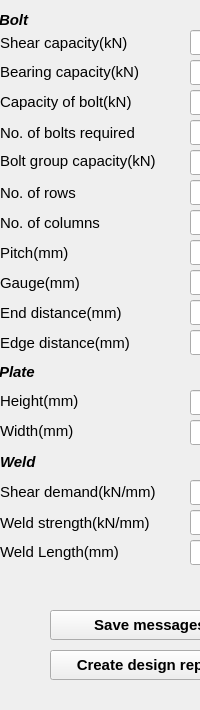
  <widget class="QDockWidget" name="outputDock">
   <property name="sizePolicy">
    <sizepolicy hsizetype="Preferred" vsizetype="Preferred">
     <horstretch>0</horstretch>
     <verstretch>0</verstretch>
    </sizepolicy>
   </property>
   <property name="minimumSize">
    <size>
     <width>125</width>
     <height>710</height>
    </size>
   </property>
   <property name="maximumSize">
    <size>
     <width>310</width>
     <height>710</height>
    </size>
   </property>
   <property name="font">
    <font>
     <family>Arial</family>
     <pointsize>11</pointsize>
     <weight>75</weight>
     <bold>true</bold>
    </font>
   </property>
   <property name="windowTitle">
    <string>Output dock</string>
   </property>
   <attribute name="dockWidgetArea">
    <number>2</number>
   </attribute>
   <widget class="QWidget" name="dockWidgetContents_2">
    <widget class="QLineEdit" name="txtNoBolts">
     <property name="geometry">
      <rect>
       <x>190</x>
       <y>120</y>
       <width>100</width>
       <height>25</height>
      </rect>
     </property>
     <property name="font">
      <font>
       <weight>50</weight>
       <bold>false</bold>
      </font>
     </property>
     <property name="readOnly">
      <bool>true</bool>
     </property>
    </widget>
    <widget class="QLabel" name="t_7">
     <property name="geometry">
      <rect>
       <x>0</x>
       <y>120</y>
       <width>191</width>
       <height>25</height>
      </rect>
     </property>
     <property name="font">
      <font>
       <pointsize>11</pointsize>
       <weight>50</weight>
       <bold>false</bold>
      </font>
     </property>
     <property name="text">
      <string>No. of bolts required</string>
     </property>
    </widget>
    <widget class="QLineEdit" name="txtShrCapacity">
     <property name="geometry">
      <rect>
       <x>190</x>
       <y>30</y>
       <width>100</width>
       <height>25</height>
      </rect>
     </property>
     <property name="font">
      <font>
       <weight>50</weight>
       <bold>false</bold>
      </font>
     </property>
     <property name="text">
      <string/>
     </property>
     <property name="readOnly">
      <bool>true</bool>
     </property>
    </widget>
    <widget class="QLineEdit" name="txtPitch">
     <property name="geometry">
      <rect>
       <x>190</x>
       <y>240</y>
       <width>100</width>
       <height>25</height>
      </rect>
     </property>
     <property name="font">
      <font>
       <weight>50</weight>
       <bold>false</bold>
      </font>
     </property>
     <property name="readOnly">
      <bool>true</bool>
     </property>
    </widget>
    <widget class="QLineEdit" name="txtGuage">
     <property name="geometry">
      <rect>
       <x>190</x>
       <y>270</y>
       <width>100</width>
       <height>25</height>
      </rect>
     </property>
     <property name="font">
      <font>
       <weight>50</weight>
       <bold>false</bold>
      </font>
     </property>
     <property name="readOnly">
      <bool>true</bool>
     </property>
    </widget>
    <widget class="QLineEdit" name="txtBoltCapacity">
     <property name="geometry">
      <rect>
       <x>190</x>
       <y>90</y>
       <width>100</width>
       <height>25</height>
      </rect>
     </property>
     <property name="font">
      <font>
       <weight>50</weight>
       <bold>false</bold>
      </font>
     </property>
     <property name="readOnly">
      <bool>true</bool>
     </property>
    </widget>
    <widget class="QLineEdit" name="txt_col">
     <property name="geometry">
      <rect>
       <x>190</x>
       <y>210</y>
       <width>100</width>
       <height>25</height>
      </rect>
     </property>
     <property name="font">
      <font>
       <weight>50</weight>
       <bold>false</bold>
      </font>
     </property>
     <property name="readOnly">
      <bool>true</bool>
     </property>
    </widget>
    <widget class="QLineEdit" name="txt_row">
     <property name="geometry">
      <rect>
       <x>190</x>
       <y>180</y>
       <width>100</width>
       <height>25</height>
      </rect>
     </property>
     <property name="font">
      <font>
       <weight>50</weight>
       <bold>false</bold>
      </font>
     </property>
     <property name="readOnly">
      <bool>true</bool>
     </property>
    </widget>
    <widget class="QLabel" name="label_152">
     <property name="geometry">
      <rect>
       <x>0</x>
       <y>270</y>
       <width>130</width>
       <height>25</height>
      </rect>
     </property>
     <property name="font">
      <font>
       <pointsize>11</pointsize>
       <weight>50</weight>
       <bold>false</bold>
      </font>
     </property>
     <property name="text">
      <string>Gauge(mm)</string>
     </property>
    </widget>
    <widget class="QLabel" name="labl123_7">
     <property name="geometry">
      <rect>
       <x>0</x>
       <y>90</y>
       <width>179</width>
       <height>25</height>
      </rect>
     </property>
     <property name="font">
      <font>
       <pointsize>11</pointsize>
       <weight>50</weight>
       <bold>false</bold>
      </font>
     </property>
     <property name="text">
      <string>&lt;html&gt;&lt;head/&gt;&lt;body&gt;&lt;p&gt;Capacity of bolt(kN)&lt;/p&gt;&lt;/body&gt;&lt;/html&gt;</string>
     </property>
    </widget>
    <widget class="QLineEdit" name="txtbearCapacity">
     <property name="geometry">
      <rect>
       <x>190</x>
       <y>60</y>
       <width>100</width>
       <height>25</height>
      </rect>
     </property>
     <property name="font">
      <font>
       <weight>50</weight>
       <bold>false</bold>
      </font>
     </property>
     <property name="readOnly">
      <bool>true</bool>
     </property>
    </widget>
    <widget class="QLabel" name="label_153">
     <property name="geometry">
      <rect>
       <x>0</x>
       <y>300</y>
       <width>179</width>
       <height>25</height>
      </rect>
     </property>
     <property name="font">
      <font>
       <pointsize>11</pointsize>
       <weight>50</weight>
       <bold>false</bold>
      </font>
     </property>
     <property name="text">
      <string>End distance(mm)</string>
     </property>
    </widget>
    <widget class="QLabel" name="lbl_col_7">
     <property name="geometry">
      <rect>
       <x>0</x>
       <y>210</y>
       <width>130</width>
       <height>25</height>
      </rect>
     </property>
     <property name="font">
      <font>
       <pointsize>11</pointsize>
       <weight>50</weight>
       <bold>false</bold>
      </font>
     </property>
     <property name="text">
      <string>No. of columns</string>
     </property>
    </widget>
    <widget class="QLabel" name="label_154">
     <property name="geometry">
      <rect>
       <x>0</x>
       <y>240</y>
       <width>130</width>
       <height>25</height>
      </rect>
     </property>
     <property name="font">
      <font>
       <pointsize>11</pointsize>
       <weight>50</weight>
       <bold>false</bold>
      </font>
     </property>
     <property name="text">
      <string>Pitch(mm)</string>
     </property>
    </widget>
    <widget class="QLineEdit" name="txtEdgeDist">
     <property name="geometry">
      <rect>
       <x>190</x>
       <y>330</y>
       <width>100</width>
       <height>25</height>
      </rect>
     </property>
     <property name="font">
      <font>
       <weight>50</weight>
       <bold>false</bold>
      </font>
     </property>
     <property name="readOnly">
      <bool>true</bool>
     </property>
    </widget>
    <widget class="QLabel" name="lbl_row_7">
     <property name="geometry">
      <rect>
       <x>0</x>
       <y>180</y>
       <width>130</width>
       <height>25</height>
      </rect>
     </property>
     <property name="font">
      <font>
       <pointsize>11</pointsize>
       <weight>50</weight>
       <bold>false</bold>
      </font>
     </property>
     <property name="text">
      <string>No. of rows</string>
     </property>
    </widget>
    <widget class="QLabel" name="label_155">
     <property name="geometry">
      <rect>
       <x>0</x>
       <y>330</y>
       <width>179</width>
       <height>25</height>
      </rect>
     </property>
     <property name="font">
      <font>
       <pointsize>11</pointsize>
       <weight>50</weight>
       <bold>false</bold>
      </font>
     </property>
     <property name="text">
      <string>Edge distance(mm)</string>
     </property>
    </widget>
    <widget class="QLabel" name="label_156">
     <property name="geometry">
      <rect>
       <x>0</x>
       <y>30</y>
       <width>161</width>
       <height>25</height>
      </rect>
     </property>
     <property name="font">
      <font>
       <pointsize>11</pointsize>
       <weight>50</weight>
       <bold>false</bold>
      </font>
     </property>
     <property name="text">
      <string>Shear capacity(kN)</string>
     </property>
    </widget>
    <widget class="QLineEdit" name="txtEndDist">
     <property name="geometry">
      <rect>
       <x>190</x>
       <y>300</y>
       <width>100</width>
       <height>25</height>
      </rect>
     </property>
     <property name="font">
      <font>
       <weight>50</weight>
       <bold>false</bold>
      </font>
     </property>
     <property name="readOnly">
      <bool>true</bool>
     </property>
    </widget>
    <widget class="QLabel" name="label_157">
     <property name="geometry">
      <rect>
       <x>-1</x>
       <y>10</y>
       <width>66</width>
       <height>20</height>
      </rect>
     </property>
     <property name="font">
      <font>
       <pointsize>11</pointsize>
       <weight>50</weight>
       <bold>false</bold>
      </font>
     </property>
     <property name="text">
      <string>&lt;html&gt;&lt;head/&gt;&lt;body&gt;&lt;p&gt;&lt;span style=&quot; font-weight:600; font-style:italic;&quot;&gt;Bolt&lt;/span&gt;&lt;/p&gt;&lt;/body&gt;&lt;/html&gt;</string>
     </property>
    </widget>
    <widget class="QLabel" name="label_158">
     <property name="geometry">
      <rect>
       <x>0</x>
       <y>60</y>
       <width>179</width>
       <height>25</height>
      </rect>
     </property>
     <property name="font">
      <font>
       <pointsize>11</pointsize>
       <weight>50</weight>
       <bold>false</bold>
      </font>
     </property>
     <property name="text">
      <string>&lt;html&gt;&lt;head/&gt;&lt;body&gt;&lt;p&gt;Bearing capacity(kN)&lt;/p&gt;&lt;/body&gt;&lt;/html&gt;</string>
     </property>
    </widget>
    <widget class="QLabel" name="label_161">
     <property name="geometry">
      <rect>
       <x>-1</x>
       <y>360</y>
       <width>130</width>
       <height>25</height>
      </rect>
     </property>
     <property name="font">
      <font>
       <pointsize>11</pointsize>
      </font>
     </property>
     <property name="text">
      <string>&lt;html&gt;&lt;head/&gt;&lt;body&gt;&lt;p&gt;&lt;span style=&quot; font-weight:600; font-style:italic;&quot;&gt;Plate&lt;/span&gt;&lt;/p&gt;&lt;/body&gt;&lt;/html&gt;</string>
     </property>
    </widget>
    <widget class="QLineEdit" name="txtWeldStrng">
     <property name="geometry">
      <rect>
       <x>190</x>
       <y>510</y>
       <width>100</width>
       <height>25</height>
      </rect>
     </property>
     <property name="font">
      <font>
       <weight>50</weight>
       <bold>false</bold>
      </font>
     </property>
     <property name="readOnly">
      <bool>true</bool>
     </property>
    </widget>
    <widget class="QLabel" name="label_163">
     <property name="geometry">
      <rect>
       <x>0</x>
       <y>480</y>
       <width>191</width>
       <height>25</height>
      </rect>
     </property>
     <property name="font">
      <font>
       <pointsize>11</pointsize>
       <weight>50</weight>
       <bold>false</bold>
      </font>
     </property>
     <property name="text">
      <string>&lt;html&gt;&lt;head/&gt;&lt;body&gt;&lt;p&gt;Shear demand(kN/mm)&lt;/p&gt;&lt;/body&gt;&lt;/html&gt;</string>
     </property>
    </widget>
    <widget class="QLabel" name="label_164">
     <property name="geometry">
      <rect>
       <x>0</x>
       <y>510</y>
       <width>191</width>
       <height>25</height>
      </rect>
     </property>
     <property name="font">
      <font>
       <pointsize>11</pointsize>
       <weight>50</weight>
       <bold>false</bold>
      </font>
     </property>
     <property name="text">
      <string>Weld strength(kN/mm)</string>
     </property>
    </widget>
    <widget class="QLineEdit" name="txtResltShr">
     <property name="geometry">
      <rect>
       <x>190</x>
       <y>480</y>
       <width>100</width>
       <height>25</height>
      </rect>
     </property>
     <property name="font">
      <font>
       <weight>50</weight>
       <bold>false</bold>
      </font>
     </property>
     <property name="readOnly">
      <bool>true</bool>
     </property>
    </widget>
    <widget class="QLabel" name="label_166">
     <property name="geometry">
      <rect>
       <x>0</x>
       <y>450</y>
       <width>130</width>
       <height>25</height>
      </rect>
     </property>
     <property name="font">
      <font>
       <pointsize>11</pointsize>
      </font>
     </property>
     <property name="text">
      <string>&lt;html&gt;&lt;head/&gt;&lt;body&gt;&lt;p&gt;&lt;span style=&quot; font-weight:600; font-style:italic;&quot;&gt;Weld&lt;/span&gt;&lt;/p&gt;&lt;/body&gt;&lt;/html&gt;</string>
     </property>
    </widget>
    <widget class="QPushButton" name="btn_SaveMessages">
     <property name="geometry">
      <rect>
       <x>50</x>
       <y>610</y>
       <width>200</width>
       <height>30</height>
      </rect>
     </property>
     <property name="toolTip">
      <string>Save log messages</string>
     </property>
     <property name="text">
      <string>Save messages</string>
     </property>
     <property name="autoDefault">
      <bool>true</bool>
     </property>
    </widget>
    <widget class="QPushButton" name="btn_CreateDesign">
     <property name="geometry">
      <rect>
       <x>50</x>
       <y>650</y>
       <width>200</width>
       <height>30</height>
      </rect>
     </property>
     <property name="toolTip">
      <string>Create design report</string>
     </property>
     <property name="text">
      <string>Create design report</string>
     </property>
     <property name="autoDefault">
      <bool>true</bool>
     </property>
    </widget>
    <widget class="QLabel" name="plateHeight">
     <property name="geometry">
      <rect>
       <x>0</x>
       <y>390</y>
       <width>100</width>
       <height>22</height>
      </rect>
     </property>
     <property name="font">
      <font>
       <pointsize>11</pointsize>
       <weight>50</weight>
       <bold>false</bold>
      </font>
     </property>
     <property name="text">
      <string>Height(mm)</string>
     </property>
    </widget>
    <widget class="QLineEdit" name="txtplate_ht">
     <property name="geometry">
      <rect>
       <x>190</x>
       <y>390</y>
       <width>100</width>
       <height>25</height>
      </rect>
     </property>
     <property name="font">
      <font>
       <weight>50</weight>
       <bold>false</bold>
      </font>
     </property>
     <property name="readOnly">
      <bool>true</bool>
     </property>
    </widget>
    <widget class="QLineEdit" name="txtplate_width">
     <property name="geometry">
      <rect>
       <x>190</x>
       <y>420</y>
       <width>100</width>
       <height>25</height>
      </rect>
     </property>
     <property name="font">
      <font>
       <weight>50</weight>
       <bold>false</bold>
      </font>
     </property>
     <property name="readOnly">
      <bool>true</bool>
     </property>
    </widget>
    <widget class="QLabel" name="label_2">
     <property name="geometry">
      <rect>
       <x>0</x>
       <y>420</y>
       <width>100</width>
       <height>22</height>
      </rect>
     </property>
     <property name="font">
      <font>
       <pointsize>11</pointsize>
       <weight>50</weight>
       <bold>false</bold>
      </font>
     </property>
     <property name="text">
      <string>Width(mm)</string>
     </property>
    </widget>
    <widget class="QLabel" name="label_10">
     <property name="geometry">
      <rect>
       <x>0</x>
       <y>150</y>
       <width>200</width>
       <height>22</height>
      </rect>
     </property>
     <property name="font">
      <font>
       <pointsize>11</pointsize>
       <weight>50</weight>
       <bold>false</bold>
      </font>
     </property>
     <property name="text">
      <string>Bolt group capacity(kN)</string>
     </property>
    </widget>
    <widget class="QLineEdit" name="txtboltgrpcapacity">
     <property name="geometry">
      <rect>
       <x>190</x>
       <y>150</y>
       <width>100</width>
       <height>25</height>
      </rect>
     </property>
     <property name="font">
      <font>
       <weight>50</weight>
       <bold>false</bold>
      </font>
     </property>
     <property name="readOnly">
      <bool>true</bool>
     </property>
    </widget>
    <widget class="QLabel" name="label_165">
     <property name="geometry">
      <rect>
       <x>0</x>
       <y>540</y>
       <width>191</width>
       <height>25</height>
      </rect>
     </property>
     <property name="font">
      <font>
       <pointsize>11</pointsize>
       <weight>50</weight>
       <bold>false</bold>
      </font>
     </property>
     <property name="text">
      <string>&lt;html&gt;&lt;head/&gt;&lt;body&gt;&lt;p&gt;Weld Length(mm)&lt;/p&gt;&lt;/body&gt;&lt;/html&gt;</string>
     </property>
    </widget>
    <widget class="QLineEdit" name="txtWeldStrng_5">
     <property name="geometry">
      <rect>
       <x>190</x>
       <y>540</y>
       <width>100</width>
       <height>25</height>
      </rect>
     </property>
     <property name="font">
      <font>
       <weight>50</weight>
       <bold>false</bold>
      </font>
     </property>
     <property name="readOnly">
      <bool>true</bool>
     </property>
    </widget>
   </widget>
  </widget>
